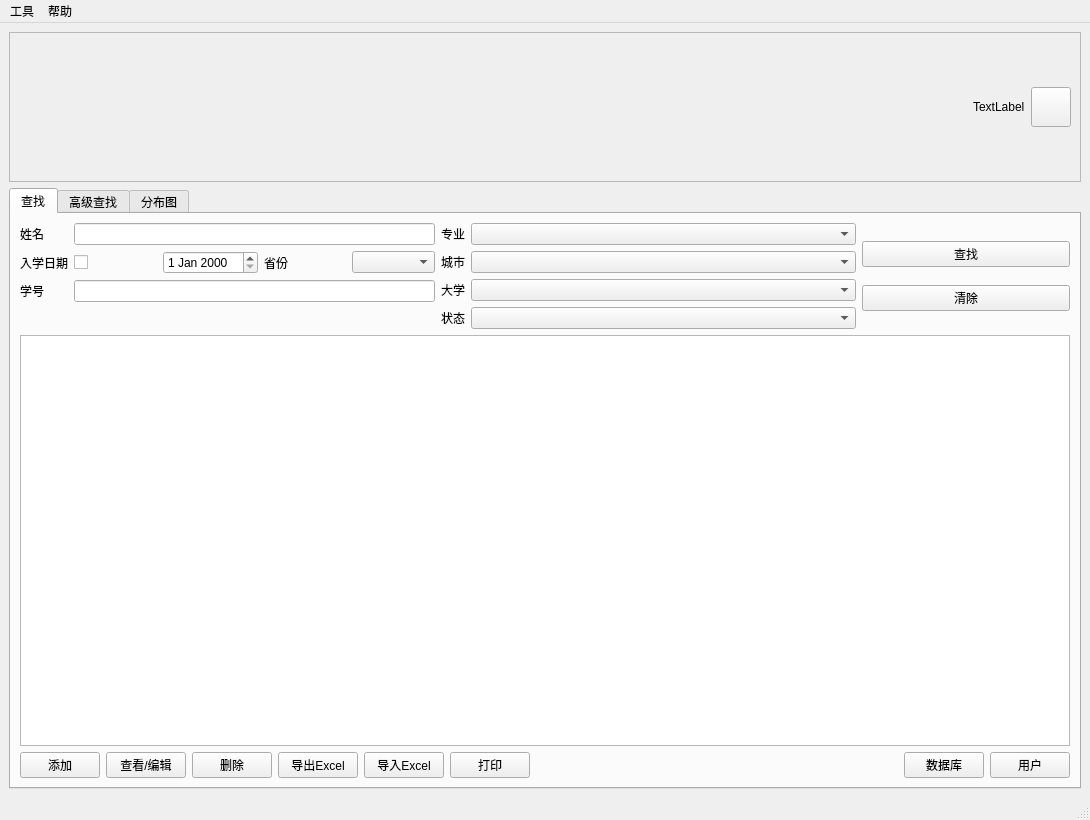
<?xml version="1.0" encoding="UTF-8"?>
<ui version="4.0">
 <class>MainWindow</class>
 <widget class="QMainWindow" name="MainWindow">
  <property name="geometry">
   <rect>
    <x>0</x>
    <y>0</y>
    <width>1090</width>
    <height>820</height>
   </rect>
  </property>
  <property name="minimumSize">
   <size>
    <width>1090</width>
    <height>820</height>
   </size>
  </property>
  <property name="maximumSize">
   <size>
    <width>1090</width>
    <height>820</height>
   </size>
  </property>
  <property name="windowTitle">
   <string>MainWindow</string>
  </property>
  <widget class="QWidget" name="centralwidget">
   <layout class="QVBoxLayout" name="verticalLayout_4">
    <item>
     <widget class="QFrame" name="frame_main">
      <property name="minimumSize">
       <size>
        <width>0</width>
        <height>150</height>
       </size>
      </property>
      <property name="styleSheet">
       <string notr="true">#frame_main{
Border-image:url(:/images/login_bg.png);
}</string>
      </property>
      <property name="frameShape">
       <enum>QFrame::StyledPanel</enum>
      </property>
      <property name="frameShadow">
       <enum>QFrame::Raised</enum>
      </property>
      <layout class="QHBoxLayout" name="horizontalLayout_3">
       <item>
        <spacer name="horizontalSpacer">
         <property name="orientation">
          <enum>Qt::Horizontal</enum>
         </property>
         <property name="sizeHint" stdset="0">
          <size>
           <width>40</width>
           <height>20</height>
          </size>
         </property>
        </spacer>
       </item>
       <item>
        <widget class="QLabel" name="label_welcome">
         <property name="text">
          <string>TextLabel</string>
         </property>
        </widget>
       </item>
       <item>
        <widget class="QPushButton" name="pushButton_exit">
         <property name="minimumSize">
          <size>
           <width>40</width>
           <height>40</height>
          </size>
         </property>
         <property name="maximumSize">
          <size>
           <width>40</width>
           <height>40</height>
          </size>
         </property>
         <property name="styleSheet">
          <string notr="true">#pushButton_exit{
Border-image:url(:/images/exit.png);
}
#pushButton_exit:pressed{
border: 1px solid rgb(24, 103, 155);
border-radius: 5px;
background-color: rgb(124, 203, 255);
color: white;
}
#pushButton_openPhoto:default{

}
#pushButton_openPhoto:pressed{

}</string>
         </property>
         <property name="text">
          <string/>
         </property>
        </widget>
       </item>
      </layout>
     </widget>
    </item>
    <item>
     <widget class="QTabWidget" name="tabWidget">
      <property name="currentIndex">
       <number>0</number>
      </property>
      <widget class="QWidget" name="tab">
       <attribute name="title">
        <string>查找</string>
       </attribute>
       <layout class="QVBoxLayout" name="verticalLayout">
        <item>
         <layout class="QHBoxLayout" name="horizontalLayout_5" stretch="2,2,1">
          <property name="leftMargin">
           <number>0</number>
          </property>
          <property name="rightMargin">
           <number>0</number>
          </property>
          <item>
           <layout class="QFormLayout" name="formLayout_6">
            <item row="0" column="0">
             <widget class="QLabel" name="label_3">
              <property name="text">
               <string>姓名</string>
              </property>
             </widget>
            </item>
            <item row="0" column="1">
             <widget class="QLineEdit" name="lineEdit_name"/>
            </item>
            <item row="1" column="0">
             <widget class="QLabel" name="label_5">
              <property name="text">
               <string>入学日期</string>
              </property>
             </widget>
            </item>
            <item row="1" column="1">
             <layout class="QHBoxLayout" name="horizontalLayout_4">
              <item>
               <widget class="QCheckBox" name="checkBox_dataOfAdmission">
                <property name="text">
                 <string/>
                </property>
               </widget>
              </item>
              <item>
               <widget class="QDateEdit" name="dateEdit_dataOfAdmission">
                <property name="enabled">
                 <bool>true</bool>
                </property>
               </widget>
              </item>
              <item>
               <widget class="QLabel" name="label_6">
                <property name="text">
                 <string>省份</string>
                </property>
               </widget>
              </item>
              <item>
               <widget class="QComboBox" name="comboBox_province"/>
              </item>
             </layout>
            </item>
            <item row="2" column="0">
             <widget class="QLabel" name="label_2">
              <property name="text">
               <string>学号</string>
              </property>
             </widget>
            </item>
            <item row="2" column="1">
             <widget class="QLineEdit" name="lineEdit_number"/>
            </item>
           </layout>
          </item>
          <item>
           <layout class="QFormLayout" name="formLayout_2">
            <property name="horizontalSpacing">
             <number>6</number>
            </property>
            <property name="verticalSpacing">
             <number>6</number>
            </property>
            <property name="bottomMargin">
             <number>0</number>
            </property>
            <item row="0" column="0">
             <widget class="QLabel" name="label_7">
              <property name="text">
               <string>专业</string>
              </property>
             </widget>
            </item>
            <item row="0" column="1">
             <widget class="QComboBox" name="comboBox_profession"/>
            </item>
            <item row="1" column="1">
             <widget class="QComboBox" name="comboBox_city"/>
            </item>
            <item row="1" column="0">
             <widget class="QLabel" name="label_9">
              <property name="text">
               <string>城市</string>
              </property>
             </widget>
            </item>
            <item row="2" column="0">
             <widget class="QLabel" name="label_8">
              <property name="text">
               <string>大学</string>
              </property>
             </widget>
            </item>
            <item row="2" column="1">
             <widget class="QComboBox" name="comboBox_university"/>
            </item>
            <item row="3" column="1">
             <widget class="QComboBox" name="comboBox_status"/>
            </item>
            <item row="3" column="0">
             <widget class="QLabel" name="label_11">
              <property name="text">
               <string>状态</string>
              </property>
             </widget>
            </item>
           </layout>
          </item>
          <item>
           <layout class="QVBoxLayout" name="verticalLayout_2">
            <property name="spacing">
             <number>0</number>
            </property>
            <property name="sizeConstraint">
             <enum>QLayout::SetDefaultConstraint</enum>
            </property>
            <item>
             <widget class="QPushButton" name="pushButton_search">
              <property name="text">
               <string>查找</string>
              </property>
             </widget>
            </item>
            <item>
             <widget class="QPushButton" name="pushButton_clean">
              <property name="text">
               <string>清除</string>
              </property>
             </widget>
            </item>
           </layout>
          </item>
         </layout>
        </item>
        <item>
         <widget class="QTableWidget" name="tableWidget_info">
          <property name="editTriggers">
           <set>QAbstractItemView::NoEditTriggers</set>
          </property>
         </widget>
        </item>
        <item>
         <layout class="QHBoxLayout" name="horizontalLayout_2">
          <item>
           <widget class="QPushButton" name="pushButton_add">
            <property name="text">
             <string>添加</string>
            </property>
           </widget>
          </item>
          <item>
           <widget class="QPushButton" name="pushButton_editOrView">
            <property name="text">
             <string>查看/编辑</string>
            </property>
           </widget>
          </item>
          <item>
           <widget class="QPushButton" name="pushButton_delete">
            <property name="text">
             <string>删除</string>
            </property>
           </widget>
          </item>
          <item>
           <widget class="QPushButton" name="pushButton_export">
            <property name="text">
             <string>导出Excel</string>
            </property>
           </widget>
          </item>
          <item>
           <widget class="QPushButton" name="pushButton_import">
            <property name="text">
             <string>导入Excel</string>
            </property>
           </widget>
          </item>
          <item>
           <widget class="QPushButton" name="pushButton_print">
            <property name="text">
             <string>打印</string>
            </property>
           </widget>
          </item>
          <item>
           <spacer name="horizontalSpacer_2">
            <property name="orientation">
             <enum>Qt::Horizontal</enum>
            </property>
            <property name="sizeHint" stdset="0">
             <size>
              <width>40</width>
              <height>20</height>
             </size>
            </property>
           </spacer>
          </item>
          <item>
           <widget class="QPushButton" name="pushButton_dataDictionary">
            <property name="text">
             <string>数据库</string>
            </property>
           </widget>
          </item>
          <item>
           <widget class="QPushButton" name="pushButton_user">
            <property name="text">
             <string>用户</string>
            </property>
           </widget>
          </item>
         </layout>
        </item>
       </layout>
      </widget>
      <widget class="QWidget" name="tab_2">
       <attribute name="title">
        <string>高级查找</string>
       </attribute>
       <layout class="QVBoxLayout" name="verticalLayout_5">
        <item>
         <layout class="QHBoxLayout" name="horizontalLayout_7">
          <item>
           <layout class="QGridLayout" name="gridLayout">
            <item row="0" column="3">
             <widget class="QLabel" name="label_14">
              <property name="text">
               <string>瞳色</string>
              </property>
             </widget>
            </item>
            <item row="0" column="0">
             <widget class="QLabel" name="label">
              <property name="text">
               <string>姓名</string>
              </property>
             </widget>
            </item>
            <item row="0" column="4">
             <widget class="QLabel" name="label_12">
              <property name="text">
               <string>血型</string>
              </property>
             </widget>
            </item>
            <item row="1" column="0">
             <widget class="QLineEdit" name="lineEdit_name_2"/>
            </item>
            <item row="0" column="1">
             <widget class="QLabel" name="label_10">
              <property name="text">
               <string>性别</string>
              </property>
             </widget>
            </item>
            <item row="0" column="7">
             <widget class="QLabel" name="label_15">
              <property name="text">
               <string>入学日期</string>
              </property>
             </widget>
            </item>
            <item row="1" column="4">
             <widget class="QComboBox" name="comboBox_blood"/>
            </item>
            <item row="0" column="5">
             <widget class="QLabel" name="label_13">
              <property name="text">
               <string>社交途径</string>
              </property>
             </widget>
            </item>
            <item row="1" column="3">
             <widget class="QComboBox" name="comboBox_eye"/>
            </item>
            <item row="1" column="2">
             <widget class="QComboBox" name="comboBox_skin"/>
            </item>
            <item row="1" column="8">
             <layout class="QHBoxLayout" name="horizontalLayout_6">
              <item>
               <widget class="QCheckBox" name="checkBox_dataOfGraduation">
                <property name="text">
                 <string/>
                </property>
               </widget>
              </item>
              <item>
               <widget class="QDateEdit" name="dateEdit_dataOfGraduation"/>
              </item>
             </layout>
            </item>
            <item row="1" column="1">
             <widget class="QComboBox" name="comboBox_sex">
              <item>
               <property name="text">
                <string>男</string>
               </property>
              </item>
              <item>
               <property name="text">
                <string>女</string>
               </property>
              </item>
             </widget>
            </item>
            <item row="0" column="2">
             <widget class="QLabel" name="label_4">
              <property name="text">
               <string>肤色</string>
              </property>
             </widget>
            </item>
            <item row="0" column="8">
             <widget class="QLabel" name="label_16">
              <property name="text">
               <string>毕业日期</string>
              </property>
             </widget>
            </item>
            <item row="1" column="5">
             <widget class="QComboBox" name="comboBox_socialStatus"/>
            </item>
            <item row="1" column="7">
             <layout class="QHBoxLayout" name="horizontalLayout">
              <item>
               <widget class="QCheckBox" name="checkBox_dataOfAdmission_2">
                <property name="text">
                 <string/>
                </property>
               </widget>
              </item>
              <item>
               <widget class="QDateEdit" name="dateEdit_dataOfAdmission_2"/>
              </item>
             </layout>
            </item>
           </layout>
          </item>
          <item>
           <widget class="QPushButton" name="pushButton_search_2">
            <property name="text">
             <string>查找</string>
            </property>
           </widget>
          </item>
         </layout>
        </item>
        <item>
         <widget class="QTableWidget" name="tableWidget_info_2">
          <property name="editTriggers">
           <set>QAbstractItemView::NoEditTriggers</set>
          </property>
         </widget>
        </item>
       </layout>
      </widget>
      <widget class="QWidget" name="tab_3">
       <attribute name="title">
        <string>分布图</string>
       </attribute>
      </widget>
     </widget>
    </item>
   </layout>
  </widget>
  <widget class="QMenuBar" name="menubar">
   <property name="geometry">
    <rect>
     <x>0</x>
     <y>0</y>
     <width>1090</width>
     <height>20</height>
    </rect>
   </property>
   <widget class="QMenu" name="menu_tool">
    <property name="title">
     <string>工具</string>
    </property>
    <addaction name="action_options"/>
   </widget>
   <widget class="QMenu" name="menu_help">
    <property name="title">
     <string>帮助</string>
    </property>
    <addaction name="action_aboutQt"/>
    <addaction name="separator"/>
   </widget>
   <addaction name="menu_tool"/>
   <addaction name="menu_help"/>
  </widget>
  <widget class="QStatusBar" name="statusbar"/>
  <action name="action_aboutQt">
   <property name="text">
    <string>关于Qt</string>
   </property>
  </action>
  <action name="action_options">
   <property name="text">
    <string>选项</string>
   </property>
  </action>
 </widget>
 <resources/>
 <connections/>
</ui>
